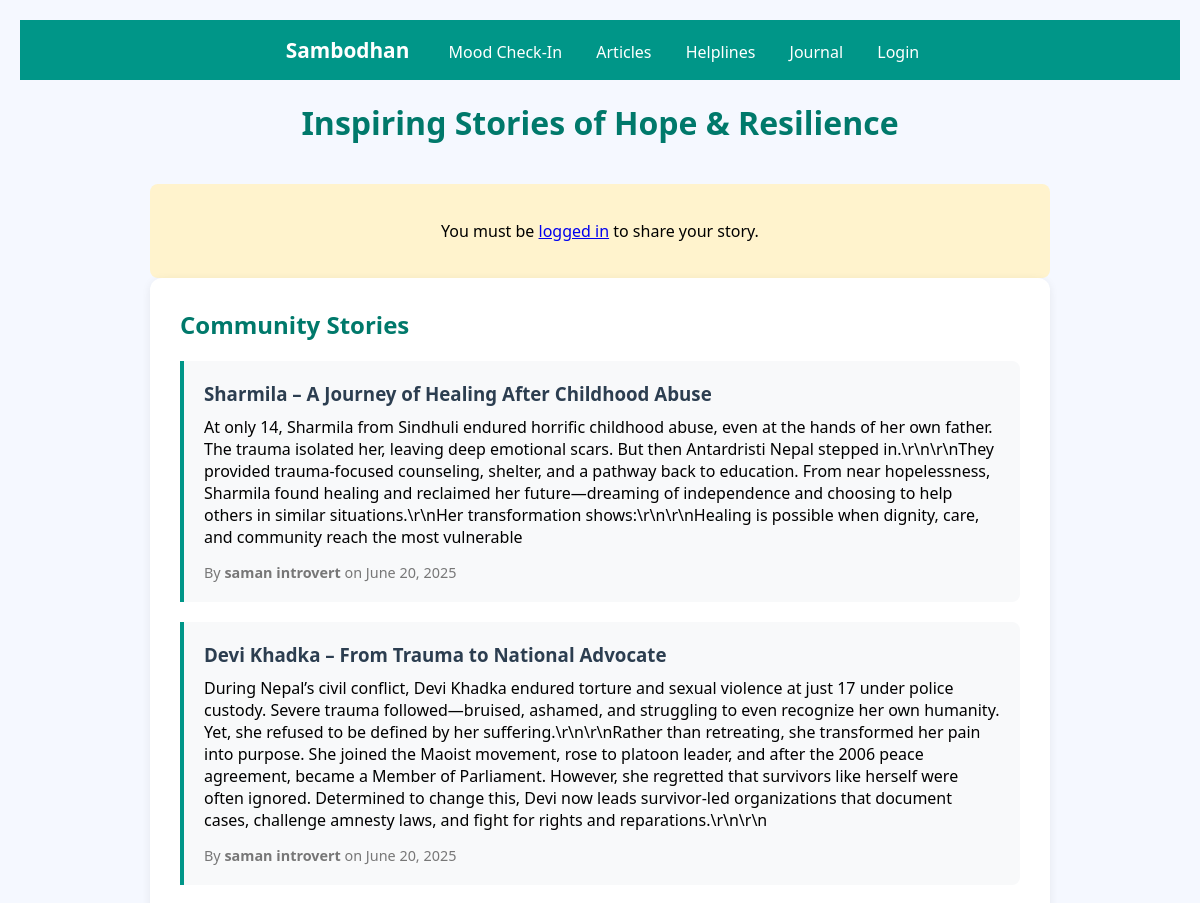
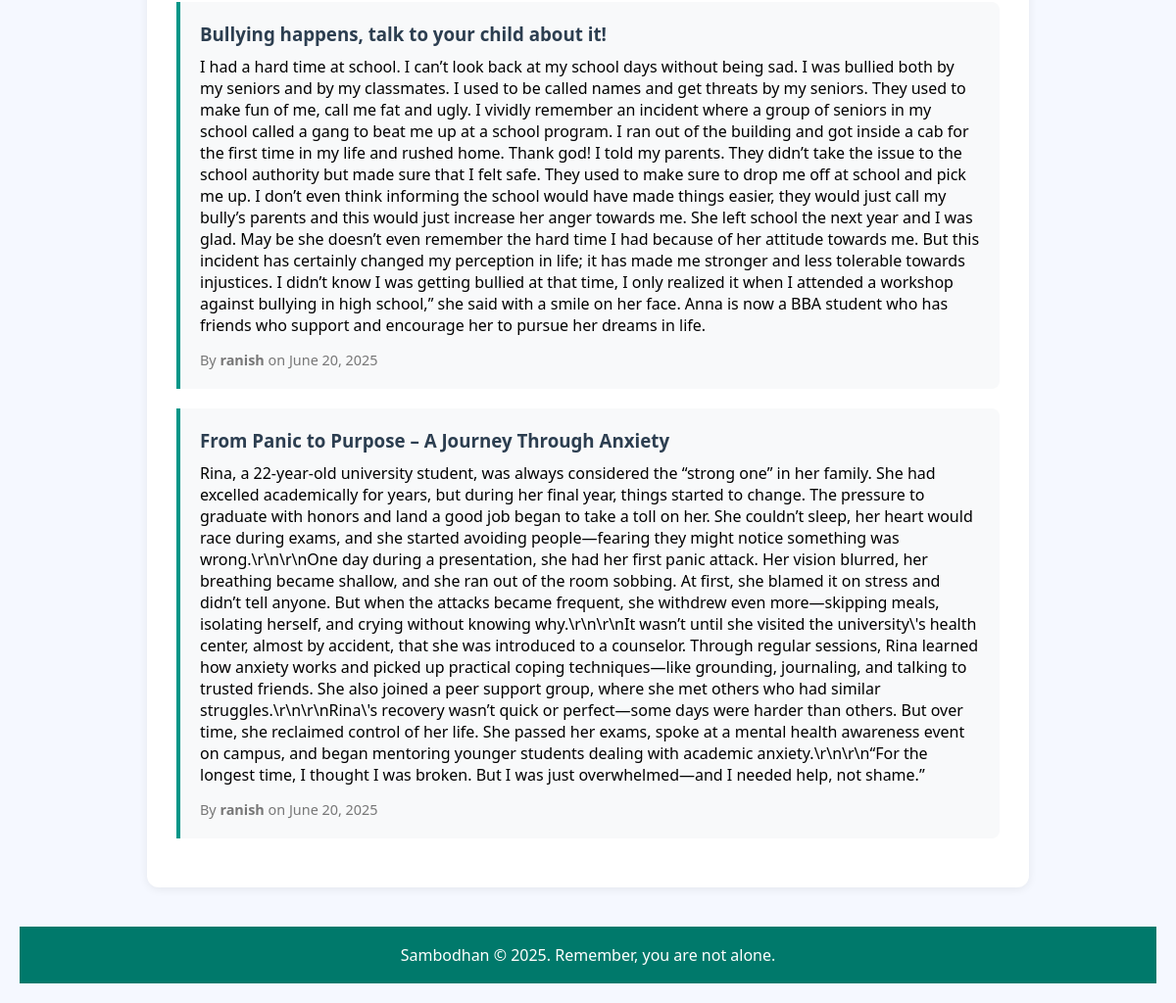
The page /pages/inspiring_stories.php on the database its author committed (2 pictures, top to bottom).
### tables this page shows
CREATE TABLE `inspiring_stories` (
  `id` int(11) NOT NULL,
  `user_id` int(11) NOT NULL,
  `username` varchar(255) NOT NULL,
  `title` varchar(255) NOT NULL,
  `story` text NOT NULL,
  `status` enum('pending','approved') DEFAULT 'pending',
  `created_at` timestamp NOT NULL DEFAULT current_timestamp()
);

### pages/inspiring_stories.php (the view, shortened to what this page needs)
<?php
include_once '../includes/navbar.php';
$conn = new mysqli('localhost', 'root', '', 'sambodhan');
$stories_result = $conn->query("SELECT username, title, story, created_at FROM inspiring_stories WHERE status = 'approved' ORDER BY created_at DESC");
?>
<!DOCTYPE html>
<html lang="en">
<head>
</head>
<body>
<div class="container">
    <h1 class="page-header">Inspiring Stories of Hope & Resilience</h1>
    <?php if (isset($_SESSION['user_id'])): ?>
        <div class="story-submission">
            <h2>Share Your Story</h2>
            <p>Your story can be a beacon of hope for someone else. Share your journey with mental health, recovery, or resilience. All submissions are reviewed before publishing.</p>
            <?php if (isset($message)): ?>
                <div class="message success"><?php echo $message; ?></div>
            <?php endif; ?>
            <?php if (isset($error)): ?>
                <div class="message error"><?php echo $error; ?></div>
            <?php endif; ?>
            <form action="inspiring_stories.php" method="POST">
                <div class="form-group">
                    <label for="title">Story Title</label>
                    <input type="text" id="title" name="title" required>
                </div>
                <div class="form-group">
                    <label for="story">Your Story</label>
                    <textarea id="story" name="story" rows="8" required></textarea>
                </div>
                <button type="submit" class="btn">Submit for Approval</button>
            </form>
        </div>
    <?php else: ?>
        <div class="login-prompt">
            <p>You must be <a href="../login.php">logged in</a> to share your story.</p>
        </div>
    <?php endif; ?>
    <div class="stories-list">
        <h2>Community Stories</h2>
        <?php if ($stories_result && $stories_result->num_rows > 0): ?>
            <?php while ($row = $stories_result->fetch_assoc()): ?>
                <div class="story-card">
                    <h3><?php echo htmlspecialchars($row['title']); ?></h3>
                    <p><?php echo nl2br(htmlspecialchars($row['story'])); ?></p>
                    <div class="story-meta">
                        By <strong><?php echo htmlspecialchars($row['username']); ?></strong> on <?php echo date('F j, Y', strtotime($row['created_at'])); ?>
                    </div>
                </div>
            <?php endwhile; ?>
        <?php else: ?>
            <p>No stories have been shared yet. Be the first to share yours!</p>
        <?php endif; ?>
    </div>
</div>
<?php include_once '../includes/footer.php'; ?>
</body>
</html>

### pages/inspiring_stories.php (style rules this page uses)
body { background: #f5f8ff; font-family: 'Segoe UI', Arial, sans-serif; margin: 0; padding: 20px; }
.container { max-width: 900px; margin: auto; }
.page-header { text-align: center; margin-bottom: 40px; color: #00796b; }
.story-submission, .stories-list { background: #fff; padding: 30px; border-radius: 12px; box-shadow: 0 2px 10px rgba(0,0,0,0.07); margin-bottom: 30px; }
h2 { color: #00796b; margin-top: 0; }
.story-card { background: #f8f9fa; border-left: 4px solid #009688; padding: 20px; margin-bottom: 20px; border-radius: 0 8px 8px 0; }
.story-card h3 { margin: 0 0 10px 0; color: #2c3e50; }
.story-card p { margin: 0 0 15px 0; white-space: pre-wrap; }
.story-meta { font-size: 0.9rem; color: #777; }
.login-prompt { text-align: center; padding: 20px; background: #fff3cd; border-radius: 8px; }

### rows shown on the page
inspiring_stories: title "Sharmila – A Journey of Healing After Childhood Abuse", story "At only 14, Sharmila from Sindhuli endured horrific childhood abuse, even at the hands of her own father. The trauma isolated her, leaving deep emotional scars. But then Antardristi Nepal stepped in.\\r\\n\\r\\nThey provided trauma-focused counseling, shelter, and a pathway back to education. From near hopelessness, Sharmila found healing and reclaimed her future—dreaming of independence and choosing to help others in similar situations.\\r\\nHer transformation shows:\\r\\n\\r\\nHealing is possible when dignity, care, and community reach the most vulnerable", username "saman introvert", created_at "June 20, 2025"
inspiring_stories: title "Devi Khadka – From Trauma to National Advocate", story "During Nepal’s civil conflict, Devi Khadka endured torture and sexual violence at just 17 under police custody. Severe trauma followed—bruised, ashamed, and struggling to even recognize her own humanity. Yet, she refused to be defined by her suffering.\\r\\n\\r\\nRather than retreating, she transformed her pain into purpose. She joined the Maoist movement, rose to platoon leader, and after the 2006 peace agreement, became a Member of Parliament. However, she regretted that survivors like herself were often ignored. Determined to change this, Devi now leads survivor-led organizations that document cases, challenge amnesty laws, and fight for rights and reparations.\\r\\n\\r\\n", username "saman introvert", created_at "June 20, 2025"
inspiring_stories: title "Bullying happens, talk to your child about it!", story "I had a hard time at school. I can’t look back at my school days without being sad. I was bullied both by my seniors and by my classmates. I used to be called names and get threats by my seniors. They used to make fun of me, call me fat and ugly. I vividly remember an incident where a group of seniors in my school called a gang to beat me up at a school program. I ran out of the building and got inside a cab for the first time in my life and rushed home. Thank god! I told my parents. They didn’t take the issue to the school authority but made sure that I felt safe. They used to make sure to drop me off at school and pick me up. I don’t even think informing the school would have made things…", username "ranish", created_at "June 20, 2025"
inspiring_stories: title "From Panic to Purpose – A Journey Through Anxiety", story "Rina, a 22-year-old university student, was always considered the “strong one” in her family. She had excelled academically for years, but during her final year, things started to change. The pressure to graduate with honors and land a good job began to take a toll on her. She couldn’t sleep, her heart would race during exams, and she started avoiding people—fearing they might notice something was wrong.\\r\\n\\r\\nOne day during a presentation, she had her first panic attack. Her vision blurred, her breathing became shallow, and she ran out of the room sobbing. At first, she blamed it on stress and didn’t tell anyone. But when the attacks became frequent, she withdrew even more—skipping meals,…", username "ranish", created_at "June 20, 2025"
